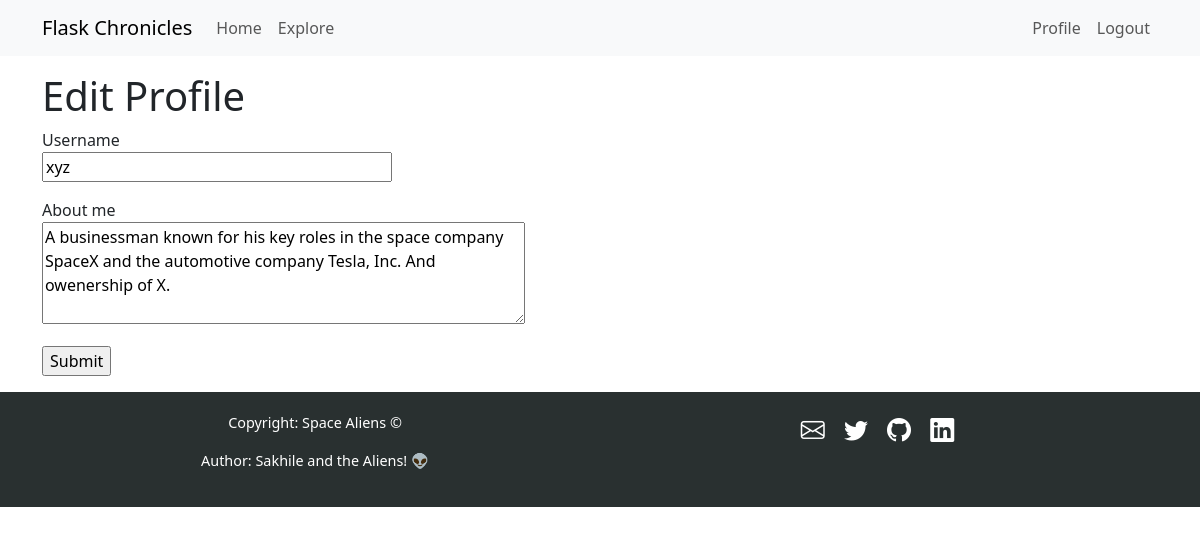
Screenshot of /edit_profile (signed in) with the database file from the repository.
### app/models.py (models this page shows, shortened)
class User(UserMixin, db.Model):
    id: so.Mapped[int] = so.mapped_column(primary_key=True)
    username: so.Mapped[str] = so.mapped_column(sa.String(64), unique=True)
    email: so.Mapped[str] = so.mapped_column(sa.String(120), index=True, unique=True)
    password_hash: so.Mapped[Optional[str]] = so.mapped_column(sa.String(256))
    posts: so.WriteOnlyMapped["Post"] = so.relationship(back_populates="author")
    about_me: so.Mapped[Optional[str]] = so.mapped_column(sa.String(140))
    last_seen: so.Mapped[Optional[datetime]] = so.mapped_column(
        default=lambda: datetime.now(timezone.utc)
    )
    following: so.WriteOnlyMapped["User"] = so.relationship(
        secondary=followers,
        primaryjoin=(followers.c.follower_id == id),
        secondaryjoin=(followers.c.followed_id == id),
        back_populates="followers",
    )
    followers: so.WriteOnlyMapped["User"] = so.relationship(
        secondary=followers,
        primaryjoin=(followers.c.followed_id == id),
        secondaryjoin=(followers.c.follower_id == id),
        back_populates="following",
    )

### app/routes.py (the view)
@app.route("/edit_profile", methods=["GET", "POST"])
@login_required
def edit_profile():
    form = EditProfileForm(current_user.username)
    if form.validate_on_submit():
        current_user.username = form.username.data
        current_user.about_me = form.about_me.data
        db.session.commit()
        flash(_("Your changes have been saved."))
        return redirect(url_for("edit_profile"))
    if request.method == "GET":
        form.username.data = current_user.username
        form.about_me.data = current_user.about_me
    return render_template("edit_profile.html", title=_("Edit Profile"), form=form)

### app/forms.py (shortened to what this page needs)
class EditProfileForm(FlaskForm):
    username = StringField(_l("Username"), validators=[DataRequired()])
    about_me = TextAreaField(_l("About me"), validators=[Length(min=0, max=140)])
    submit = SubmitField(_l("Submit"))
    def __init__(self, original_username, *args, **kwargs):
        super().__init__(*args, **kwargs)
        self.original_username = original_username

### app/__init__.py (called while the page is built)
def get_locale():
    return request.accept_languages.best_match(app.config["LANGUAGES"])

### app/models.py (called while the page is built)
@login.user_loader
def load_user(id):
    return db.session.get(User, int(id))

### app/routes.py (called while the page is built)
@app.before_request
def before_request():
    if current_user.is_authenticated:
        current_user.last_seen = datetime.now(timezone.utc)
        db.session.commit()
    g.locale = str(get_locale())

### app/templates/edit_profile.html (shortened to what this page needs)
{% extends "base.html" %}
{% block content %}
    <h1>{{ _("Edit Profile") }}</h1>
    <form action="" method="post">
        <p>
            {{ form.username.label }}<br>
            {{ form.username(size=32) }}<br>
        </p>
        <p>
            {{ form.about_me.label }}<br>
            {{ form.about_me(cols=50, rows=4) }}<br>
        </p>
        <p>{{ form.submit() }}</p>
    </form>
{% endblock %}

### rows the page displays
User: username "xyz", about_me "A businessman known for his key roles in the space company SpaceX and the automotive company Tesla, Inc. And owenership of X."
